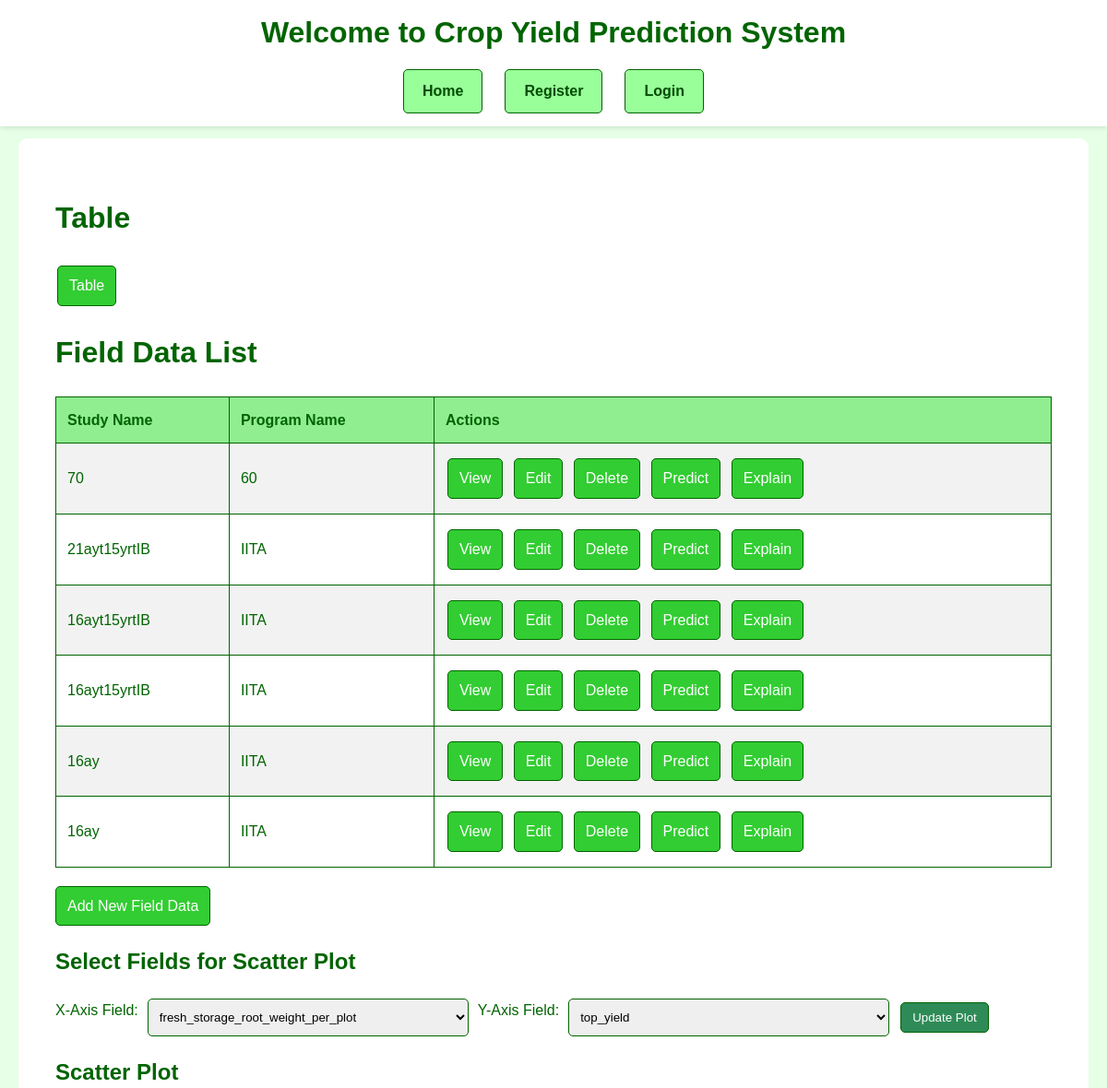
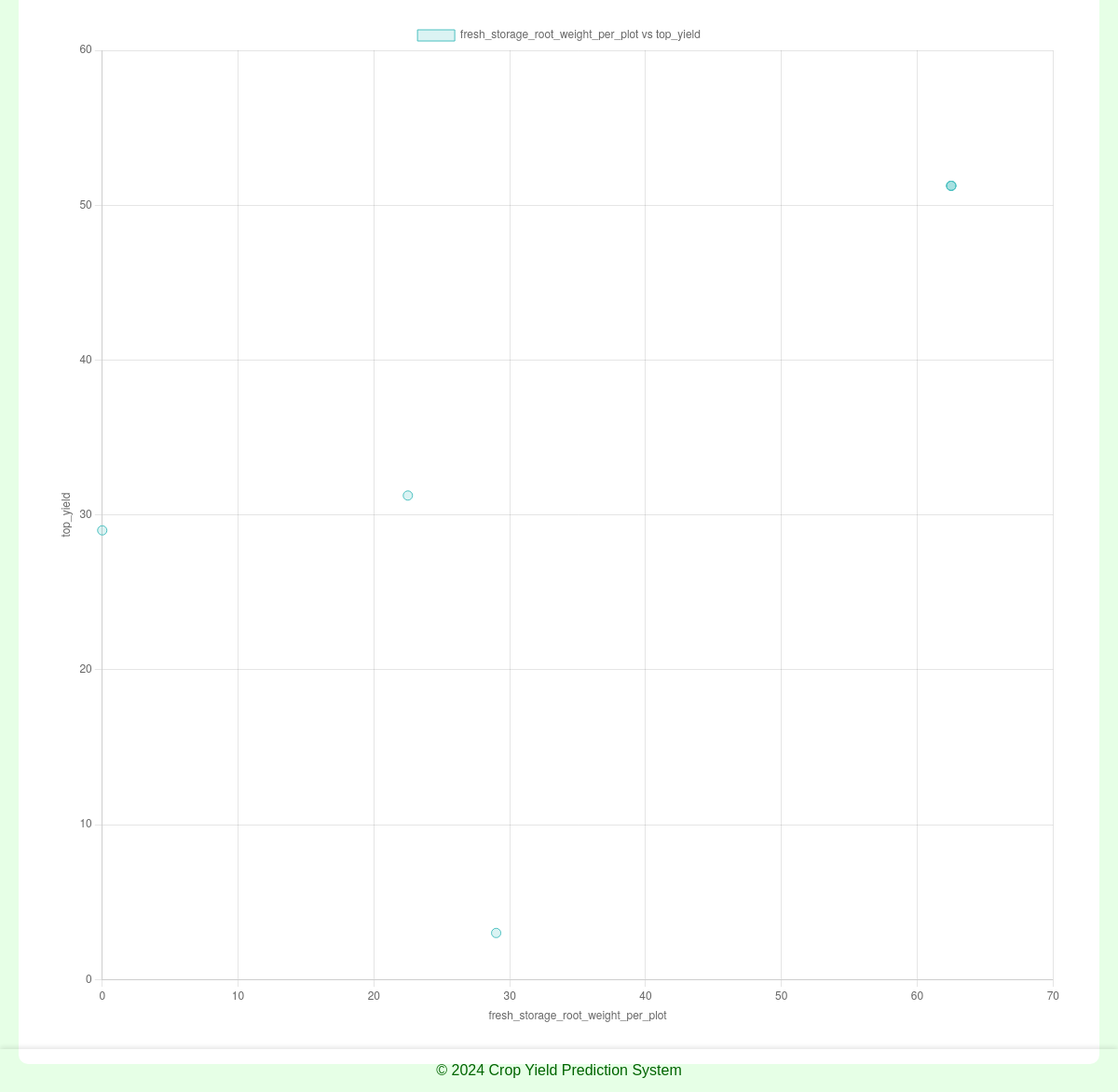
The page /fielddata/ (signed in) on the database its author committed (2 pictures, top to bottom).
### django_nlp_integration/nlp_app/models.py (models this page shows, shortened)
class FieldData(models.Model):
    studyYear = models.IntegerField(default=0)
    programDbId = models.CharField(max_length=255, default='')
    programName = models.CharField(max_length=255, default='')
    programDescription = models.TextField(default='')
    studyDbId = models.CharField(max_length=255, default='')
    studyName = models.CharField(max_length=255, default='')
    studyDescription = models.TextField(default='')
    studyDesign = models.CharField(max_length=255, default='')
    plotWidth = models.FloatField(default=0.0)
    plotLength = models.FloatField(default=0.0)
    fieldSize = models.FloatField(default=0.0)
    plantingDate = models.DateField(default=date(2024, 1, 1))
    harvestDate = models.DateField(default=date(2024, 1, 1))
    locationDbId = models.CharField(max_length=255, default='')
    locationName = models.CharField(max_length=255, default='')
    germplasmDbId = models.CharField(max_length=255, default='')
    germplasmName = models.CharField(max_length=255, default='')
    germplasmSynonyms = models.CharField(max_length=255, blank=True, null=True, default='')
    observationLevel = models.CharField(max_length=255, default='')
    observationUnitDbId = models.CharField(max_length=255, default='')
    observationUnitName = models.CharField(max_length=255, default='')
    replicate = models.IntegerField(default=0)
    blockNumber = models.IntegerField(default=0)
    plotNumber = models.IntegerField(default=0)
    entryType = models.CharField(max_length=255, default='Unknown')
    boiled_storage_root_color = models.CharField(max_length=255, default='Unknown')
    cassava_anthractnose_disease_incidence_6_month = models.FloatField(default=0.0)
    cassava_anthractnose_disease_incidence_9_month = models.FloatField(default=0.0)
    cassava_anthractnose_disease_severity_6_month = models.FloatField(default=0.0)
    cassava_anthractnose_disease_severity_9_month = models.FloatField(default=0.0)
    cassava_bacterial_blight_incidence_3_month = models.FloatField(default=0.0)
    cassava_bacterial_blight_incidence_6_month = models.FloatField(default=0.0)
    cassava_bacterial_blight_severity_3_month = models.FloatField(default=0.0)
    cassava_bacterial_blight_severity_6_month = models.FloatField(default=0.0)
    cassava_green_mite_severity_first_evaluation = models.FloatField(default=0.0)
    cassava_green_mite_severity_second_evaluation = models.FloatField(default=0.0)
    cassava_mosaic_disease_incidence_1_month = models.FloatField(default=0.0)
    cassava_mosaic_disease_incidence_3_month = models.FloatField(default=0.0)
    cassava_mosaic_disease_incidence_6_month = models.FloatField(default=0.0)
    cassava_mosaic_disease_severity_1_month = models.FloatField(default=0.0)
    cassava_mosaic_disease_severity_3_month = models.FloatField(default=0.0)
    cassava_mosaic_disease_severity_6_month = models.FloatField(default=0.0)
    dry_matter_content_specific_gravity_method = models.FloatField(default=0.0)
    dry_matter_content_percentage = models.FloatField(default=0.0)
    ease_of_peeling_root_cortex_visual_rating = models.IntegerField(default=0)
    first_apical_branch_height_cm = models.FloatField(default=0.0)
    fresh_shoot_weight_kg_per_plot = models.FloatField(default=0.0)
    fresh_storage_root_weight_per_plot = models.FloatField(default=0.0)
    harvest_index_variable = models.FloatField(default=0.0)
    initial_vigor_assessment = models.IntegerField(default=0)
    number_of_planted_stakes_per_plot = models.IntegerField(default=0)
    plant_architecture_visual_rating = models.IntegerField(default=0)
    plant_stands_harvested_counting = models.IntegerField(default=0)
    poundability_assessment = models.IntegerField(default=0)
    proportion_lodged_plants_percentage = models.FloatField(default=0.0)
    root_neck_length_visual_rating = models.IntegerField(default=0)
    root_number_counting = models.IntegerField(default=0)
    rotted_storage_root_counting = models.IntegerField(default=0)
    specific_gravity = models.FloatField(default=0.0)
    sprout_count_nine_month = models.IntegerField(default=0)
    sprout_count_one_month = models.IntegerField(default=0)
    sprout_count_six_month = models.IntegerField(default=0)
    sprout_count_three_month = models.IntegerField(default=0)
    sprouting_proportion = models.FloatField(default=0.0)
    storage_root_cortex_color_visual_rating = models.IntegerField(default=0)
    storage_root_periderm_color_visual_rating = models.IntegerField(default=0)
    storage_root_pulp_color_visual_rating = models.IntegerField(default=0)
    storage_root_shape_visual_rating = models.IntegerField(default=0)
    storage_root_size_visual_rating = models.IntegerField(default=0)
    taste_of_boiled_root_rating = models.IntegerField(default=0)
    top_yield = models.FloatField(default=0.0)
    total_carotenoid_chart_1_8 = models.FloatField(default=0.0)
    total_carotenoid_iCheck_method = models.FloatField(default=0.0)

### django_nlp_integration/nlp_app/views.py (the view)
# urls.py: path('fielddata/', views.fielddata_list, name='fielddata_list'),
@login_required
def fielddata_list(request):
    fielddata = FieldData.objects.all()
    fields = [f.name for f in FieldData._meta.get_fields() if isinstance(f, FloatField) or isinstance(f, IntegerField)]
    x_field = request.GET.get('x_field', 'fresh_storage_root_weight_per_plot')
    y_field = request.GET.get('y_field', 'top_yield')
    context = {
        'fielddata': fielddata,
        'fields': fields,
        'x_field': x_field,
        'y_field': y_field,
    }
    return render(request, 'nlp_app/fielddata_list.html', context)

### django_nlp_integration/nlp_app/templatetags/fielddata_extras.py (called while the page is built)
@register.filter
def get_attr(obj, attr):
    return getattr(obj, attr, None)

### django_nlp_integration/nlp_app/templates/nlp_app/fielddata_list.html (shortened to what this page needs)
{% extends 'base_generic.html' %}
{% block content %}
{% load static %}
{% load fielddata_extras %}
<!DOCTYPE html>
<html>
<head>
    <link rel="stylesheet" href="{% static 'css/global.css' %}">
</head>
<body>
    <div class="container">
        <h1> Table </h1>
        <a class="btn" href="{% url 'table' %}">Table</a>
        <h1>Field Data List</h1>
        <table class="data-table">
            <tr>
                <th>Study Name</th>
                <th>Program Name</th>
                <th>Actions</th>
            </tr>
            {% for fielddata in fielddata %}
            <tr>
                <td>{{ fielddata.studyName }}</td>
                <td>{{ fielddata.programName }}</td>
                <td class="actions">
                    <a class="btn" href="{% url 'fielddata_detail' fielddata.pk %}">View</a>
                    <a class="btn" href="{% url 'fielddata_update' fielddata.pk %}">Edit</a>
                    <a class="btn" href="{% url 'fielddata_delete' fielddata.pk %}">Delete</a>
                    <a class="btn" href="{% url 'fielddata_predict' fielddata.pk %}">Predict</a>
                    <a class="btn" href="{% url 'fielddata_explain' fielddata.pk %}">Explain</a>
                </td>
            </tr>
            {% endfor %}
        </table>
        <a class="btn btn-add" href="{% url 'fielddata_create' %}">Add New Field Data</a>
        <h2>Select Fields for Scatter Plot</h2>
        <form method="get" class="form-inline">
            <label for="x_field">X-Axis Field:</label>
            <select name="x_field" id="x_field" class="form-control">
                {% for field in fields %}
                <option value="{{ field }}" {% if field == x_field %}selected{% endif %}>{{ field }}</option>
                {% endfor %}
            </select>
            <label for="y_field">Y-Axis Field:</label>
            <select name="y_field" id="y_field" class="form-control">
                {% for field in fields %}
                <option value="{{ field }}" {% if field == y_field %}selected{% endif %}>{{ field }}</option>
                {% endfor %}
            </select>
            <button type="submit" class="btn btn-submit">Update Plot</button>
        </form>
        <h2>Scatter Plot</h2>
        <canvas id="scatterPlot" width="400" height="400"></canvas>
    </div>
    <script>
        const ctx = document.getElementById('scatterPlot').getContext('2d');
        const scatterData = {
            datasets: [{
                label: '{{ x_field }} vs {{ y_field }}',
                data: [
                    {% for field in fielddata %}
                    {
                        x: {{ field|get_attr:x_field }},
                        y: {{ field|get_attr:y_field }}
                    },
                    {% endfor %}
                ],
                backgroundColor: 'rgba(75, 192, 192, 0.2)',
                borderColor: 'rgba(75, 192, 192, 1)',
                pointRadius: 5
            }]
        };
        new Chart(ctx, {
            type: 'scatter',
            data: scatterData,
            options: {
                scales: {
                    x: {
                        type: 'linear',
                        position: 'bottom',
                        title: {
                            display: true,
                            text: '{{ x_field }}'
                        }
                    },
                    y: {
                        title: {
                            display: true,
                            text: '{{ y_field }}'
                        }
                    }
                }
            }
        });
    </script>
</body>
</html>
{% endblock %}

### django_nlp_integration/nlp_app/templates/base_generic.html (shortened to what this page needs)
<!DOCTYPE html>
<html>
<head>
    {% load static %}
    <link rel="stylesheet" href="{% static 'css/global.css' %}">
</head>
<body style="margin: 20px; padding-top: 80px; padding-bottom: 60px; background-color: #e6ffe6;">
    <header style="position: fixed; top: 0; left: 0; right: 0; padding: 10px 20px; z-index: 1000; background-color:#ffffff; box-shadow: 0 2px 5px rgba(0, 0, 0, 0.1)">
        <h1 style="margin: 0; text-align: center;">Welcome to Crop Yield Prediction System</h1>
        <nav>
            <ul style="list-style-type: none; padding: 0; margin: 10px 0 0 0; display: flex; justify-content: center; gap: 20px;">
                <li style="margin: 0;">
                    <a href="{% url 'index' %}" class="btn" style="text-decoration: none; color: #004d00; padding: 10px 20px; display: inline-block; font-weight: bold; background-color: #99ff99; border-radius: 5px;">Home</a>
                </li>
                <li style="margin: 0;">
                    <a href="{% url 'register' %}" class="btn" style="text-decoration: none; color: #004d00; padding: 10px 20px; display: inline-block; font-weight: bold; background-color: #99ff99; border-radius: 5px;">Register</a>
                </li>
                <li style="margin: 0;">
                    <a href="{% url 'login' %}" class="btn" style="text-decoration: none; color: #004d00; padding: 10px 20px; display: inline-block; font-weight: bold; background-color: #99ff99; border-radius: 5px;">Login</a>
                </li>
            </ul>
        </nav>
    </header>
    <main style="position:relative;top:50px;bottom:0px;padding: 20px; background-color: #ffffff; border-radius: 10px;">
        {% block content %}
        {% endblock %}
    </main>
    <footer style="position: fixed; bottom: 0; left: 0; right: 0; padding: 10px 20px; text-align: center; z-index: 1000; box-shadow: 0 -2px 5px rgba(0, 0, 0, 0.1);">
        <p style="margin: 0;">&copy; 2024 Crop Yield Prediction System</p>
    </footer>
</body>
</html>

### static/css/global.css (style rules this page uses)
body { background-color: #f0fff0; color: #006400; font-family: 'Arial', sans-serif; margin: 0; padding: 0; line-height: 1.6; }
.container { max-width: 1200px; margin: 0 auto; padding: 20px; }
.data-table { width: 100%; border-collapse: collapse; margin-bottom: 20px; }
.data-table th, .data-table td { padding: 12px; border: 1px solid #006400; text-align: left; }
.data-table th { background-color: #90ee90; }
.data-table tr:nth-child(even) { background-color: #f2f2f2; }
.btn { display: inline-block; padding: 8px 12px; background-color: #32cd32; color: white; text-align: center; text-decoration: none; border-radius: 5px; margin: 4px 2px; transition: background-color 0.3s ease, transform 0.2s ease; border: 1px solid #006400; }
.btn-add { display: block; width: fit-content; margin: 20px 0; }
.actions a { margin-right: 5px; }
.form-inline { display: flex; flex-wrap: wrap; gap: 10px; margin-bottom: 20px; }
.form-control { padding: 8px; border: 1px solid #006400; border-radius: 5px; }
.btn-submit { background-color: #2e8b57; border: 1px solid #006400; }

### rows shown on the page
FieldData: studyName "70", programName "60"
FieldData: studyName "21ayt15yrtIB", programName "IITA"
FieldData: studyName "16ayt15yrtIB", programName "IITA"
FieldData: studyName "16ayt15yrtIB", programName "IITA"
FieldData: studyName "16ay", programName "IITA"
FieldData: studyName "16ay", programName "IITA"

### other values the page prints
form field x_field "fresh_storage_root_weight_per_plot"
form field y_field "top_yield"
chart data {{ field|get_attr:x_field }} 29.0, 0.0, 22.5, 62.5, 62.5, 62.5
chart data {{ field|get_attr:y_field }} 3.0, 29.0, 31.25, 51.25, 51.25, 51.25
